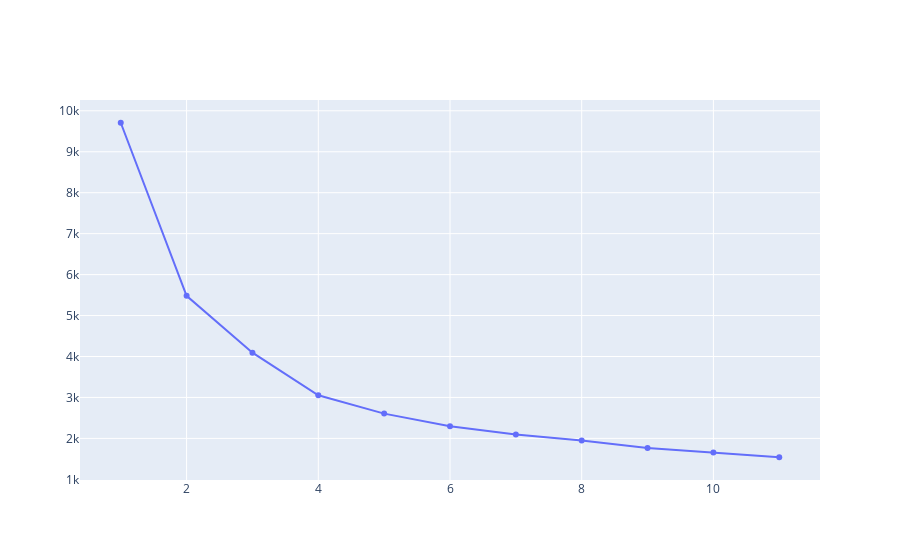

Notebook code cell kept with this figure:
### Code cell
elbow_graph(year_col_df_south)

### Figure 1 — Plotly figure (JSON) as saved in the notebook; plotly's stock layout.template omitted (floating-point values rounded to 4 significant figures)
{"data": [{"mode": "lines+markers", "name": "KMeans Inertia", "type": "scatter", "x": [1, 2, 3, 4, 5, 6, 7, 8, 9, 10, 11], "y": [9708.0, 5481.0, 4094.0, 3053.0, 2605.0, 2300.0, 2096.0, 1946.0, 1765.0, 1655.0, 1540.0]}], "layout": {}}
